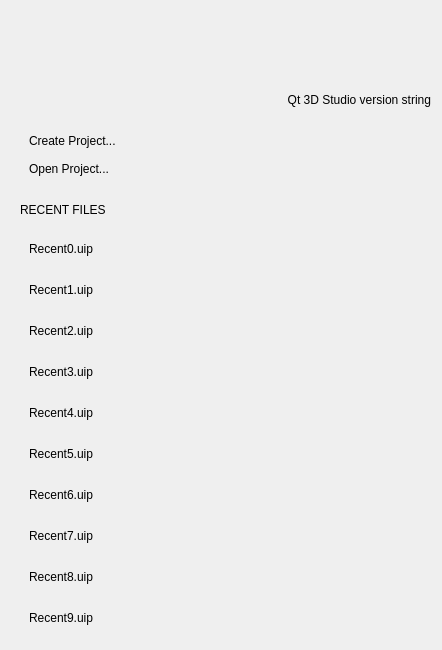
<?xml version="1.0" encoding="UTF-8"?>
<ui version="4.0">
 <class>StartupDlg</class>
 <widget class="QDialog" name="StartupDlg">
  <property name="geometry">
   <rect>
    <x>0</x>
    <y>0</y>
    <width>442</width>
    <height>650</height>
   </rect>
  </property>
  <property name="focusPolicy">
   <enum>Qt::NoFocus</enum>
  </property>
  <layout class="QVBoxLayout" name="verticalLayout">
   <property name="leftMargin">
    <number>20</number>
   </property>
   <property name="topMargin">
    <number>0</number>
   </property>
   <property name="rightMargin">
    <number>0</number>
   </property>
   <property name="bottomMargin">
    <number>0</number>
   </property>
   <item>
    <spacer name="verticalSpacer_4">
     <property name="orientation">
      <enum>Qt::Vertical</enum>
     </property>
     <property name="sizeType">
      <enum>QSizePolicy::Fixed</enum>
     </property>
     <property name="sizeHint" stdset="0">
      <size>
       <width>20</width>
       <height>90</height>
      </size>
     </property>
    </spacer>
   </item>
   <item>
    <widget class="QWidget" name="widget" native="true">
     <property name="sizePolicy">
      <sizepolicy hsizetype="Preferred" vsizetype="Fixed">
       <horstretch>0</horstretch>
       <verstretch>0</verstretch>
      </sizepolicy>
     </property>
     <layout class="QHBoxLayout" name="horizontalLayout">
      <property name="leftMargin">
       <number>0</number>
      </property>
      <property name="topMargin">
       <number>0</number>
      </property>
      <property name="rightMargin">
       <number>0</number>
      </property>
      <property name="bottomMargin">
       <number>0</number>
      </property>
      <item>
       <spacer name="horizontalSpacer_2">
        <property name="orientation">
         <enum>Qt::Horizontal</enum>
        </property>
        <property name="sizeHint" stdset="0">
         <size>
          <width>40</width>
          <height>20</height>
         </size>
        </property>
       </spacer>
      </item>
      <item>
       <widget class="QLabel" name="versionStr">
        <property name="sizePolicy">
         <sizepolicy hsizetype="Fixed" vsizetype="Preferred">
          <horstretch>0</horstretch>
          <verstretch>0</verstretch>
         </sizepolicy>
        </property>
        <property name="text">
         <string>Qt 3D Studio version string</string>
        </property>
        <property name="alignment">
         <set>Qt::AlignRight|Qt::AlignTrailing|Qt::AlignVCenter</set>
        </property>
       </widget>
      </item>
      <item>
       <spacer name="horizontalSpacer">
        <property name="orientation">
         <enum>Qt::Horizontal</enum>
        </property>
        <property name="sizeType">
         <enum>QSizePolicy::Fixed</enum>
        </property>
        <property name="sizeHint" stdset="0">
         <size>
          <width>11</width>
          <height>20</height>
         </size>
        </property>
       </spacer>
      </item>
     </layout>
    </widget>
   </item>
   <item>
    <spacer name="verticalSpacer_3">
     <property name="orientation">
      <enum>Qt::Vertical</enum>
     </property>
     <property name="sizeType">
      <enum>QSizePolicy::Fixed</enum>
     </property>
     <property name="sizeHint" stdset="0">
      <size>
       <width>20</width>
       <height>9</height>
      </size>
     </property>
    </spacer>
   </item>
   <item>
    <widget class="QWidget" name="widget_2" native="true">
     <property name="sizePolicy">
      <sizepolicy hsizetype="Preferred" vsizetype="Fixed">
       <horstretch>0</horstretch>
       <verstretch>0</verstretch>
      </sizepolicy>
     </property>
     <layout class="QVBoxLayout" name="verticalLayout_2">
      <property name="spacing">
       <number>14</number>
      </property>
      <item>
       <widget class="ClickableLabel" name="newDocument">
        <property name="sizePolicy">
         <sizepolicy hsizetype="Preferred" vsizetype="Fixed">
          <horstretch>0</horstretch>
          <verstretch>0</verstretch>
         </sizepolicy>
        </property>
        <property name="text">
         <string>Create Project...</string>
        </property>
        <property name="alignment">
         <set>Qt::AlignLeading|Qt::AlignLeft|Qt::AlignVCenter</set>
        </property>
        <property name="docIndex" stdset="0">
         <number>0</number>
        </property>
       </widget>
      </item>
      <item>
       <widget class="ClickableLabel" name="openDocument">
        <property name="sizePolicy">
         <sizepolicy hsizetype="Preferred" vsizetype="Fixed">
          <horstretch>0</horstretch>
          <verstretch>0</verstretch>
         </sizepolicy>
        </property>
        <property name="text">
         <string>Open Project...</string>
        </property>
        <property name="alignment">
         <set>Qt::AlignLeading|Qt::AlignLeft|Qt::AlignVCenter</set>
        </property>
        <property name="docIndex" stdset="0">
         <number>0</number>
        </property>
       </widget>
      </item>
     </layout>
    </widget>
   </item>
   <item>
    <spacer name="verticalSpacer_5">
     <property name="orientation">
      <enum>Qt::Vertical</enum>
     </property>
     <property name="sizeType">
      <enum>QSizePolicy::Fixed</enum>
     </property>
     <property name="sizeHint" stdset="0">
      <size>
       <width>20</width>
       <height>0</height>
      </size>
     </property>
    </spacer>
   </item>
   <item>
    <spacer name="verticalSpacer">
     <property name="orientation">
      <enum>Qt::Vertical</enum>
     </property>
     <property name="sizeType">
      <enum>QSizePolicy::Fixed</enum>
     </property>
     <property name="sizeHint" stdset="0">
      <size>
       <width>20</width>
       <height>12</height>
      </size>
     </property>
    </spacer>
   </item>
   <item>
    <widget class="QLabel" name="recentDocLabel">
     <property name="sizePolicy">
      <sizepolicy hsizetype="Preferred" vsizetype="Fixed">
       <horstretch>0</horstretch>
       <verstretch>0</verstretch>
      </sizepolicy>
     </property>
     <property name="text">
      <string>RECENT FILES</string>
     </property>
     <property name="alignment">
      <set>Qt::AlignLeading|Qt::AlignLeft|Qt::AlignVCenter</set>
     </property>
     <property name="wordWrap">
      <bool>true</bool>
     </property>
    </widget>
   </item>
   <item>
    <spacer name="verticalSpacer_2">
     <property name="orientation">
      <enum>Qt::Vertical</enum>
     </property>
     <property name="sizeType">
      <enum>QSizePolicy::Fixed</enum>
     </property>
     <property name="sizeHint" stdset="0">
      <size>
       <width>20</width>
       <height>8</height>
      </size>
     </property>
    </spacer>
   </item>
   <item>
    <layout class="QVBoxLayout" name="recentList">
     <property name="leftMargin">
      <number>9</number>
     </property>
     <property name="bottomMargin">
      <number>15</number>
     </property>
     <item>
      <widget class="ClickableLabel" name="recent0">
       <property name="text">
        <string>Recent0.uip</string>
       </property>
       <property name="alignment">
        <set>Qt::AlignLeading|Qt::AlignLeft|Qt::AlignVCenter</set>
       </property>
       <property name="docIndex" stdset="0">
        <number>0</number>
       </property>
      </widget>
     </item>
     <item>
      <widget class="ClickableLabel" name="recent1">
       <property name="text">
        <string>Recent1.uip</string>
       </property>
       <property name="alignment">
        <set>Qt::AlignLeading|Qt::AlignLeft|Qt::AlignVCenter</set>
       </property>
       <property name="docIndex" stdset="0">
        <number>1</number>
       </property>
      </widget>
     </item>
     <item>
      <widget class="ClickableLabel" name="recent2">
       <property name="text">
        <string>Recent2.uip</string>
       </property>
       <property name="alignment">
        <set>Qt::AlignLeading|Qt::AlignLeft|Qt::AlignVCenter</set>
       </property>
       <property name="docIndex" stdset="0">
        <number>2</number>
       </property>
      </widget>
     </item>
     <item>
      <widget class="ClickableLabel" name="recent3">
       <property name="text">
        <string>Recent3.uip</string>
       </property>
       <property name="alignment">
        <set>Qt::AlignLeading|Qt::AlignLeft|Qt::AlignVCenter</set>
       </property>
       <property name="docIndex" stdset="0">
        <number>3</number>
       </property>
      </widget>
     </item>
     <item>
      <widget class="ClickableLabel" name="recent4">
       <property name="text">
        <string>Recent4.uip</string>
       </property>
       <property name="alignment">
        <set>Qt::AlignLeading|Qt::AlignLeft|Qt::AlignVCenter</set>
       </property>
       <property name="docIndex" stdset="0">
        <number>4</number>
       </property>
      </widget>
     </item>
     <item>
      <widget class="ClickableLabel" name="recent5">
       <property name="text">
        <string>Recent5.uip</string>
       </property>
       <property name="alignment">
        <set>Qt::AlignLeading|Qt::AlignLeft|Qt::AlignVCenter</set>
       </property>
       <property name="docIndex" stdset="0">
        <number>5</number>
       </property>
      </widget>
     </item>
     <item>
      <widget class="ClickableLabel" name="recent6">
       <property name="text">
        <string>Recent6.uip</string>
       </property>
       <property name="alignment">
        <set>Qt::AlignLeading|Qt::AlignLeft|Qt::AlignVCenter</set>
       </property>
       <property name="docIndex" stdset="0">
        <number>6</number>
       </property>
      </widget>
     </item>
     <item>
      <widget class="ClickableLabel" name="recent7">
       <property name="text">
        <string>Recent7.uip</string>
       </property>
       <property name="alignment">
        <set>Qt::AlignLeading|Qt::AlignLeft|Qt::AlignVCenter</set>
       </property>
       <property name="docIndex" stdset="0">
        <number>7</number>
       </property>
      </widget>
     </item>
     <item>
      <widget class="ClickableLabel" name="recent8">
       <property name="text">
        <string>Recent8.uip</string>
       </property>
       <property name="alignment">
        <set>Qt::AlignLeading|Qt::AlignLeft|Qt::AlignVCenter</set>
       </property>
       <property name="docIndex" stdset="0">
        <number>8</number>
       </property>
      </widget>
     </item>
     <item>
      <widget class="ClickableLabel" name="recent9">
       <property name="text">
        <string>Recent9.uip</string>
       </property>
       <property name="alignment">
        <set>Qt::AlignLeading|Qt::AlignLeft|Qt::AlignVCenter</set>
       </property>
       <property name="docIndex" stdset="0">
        <number>9</number>
       </property>
      </widget>
     </item>
    </layout>
   </item>
  </layout>
 </widget>
 <customwidgets>
  <customwidget>
   <class>ClickableLabel</class>
   <extends>QLabel</extends>
   <header>ClickableLabel.h</header>
  </customwidget>
 </customwidgets>
 <resources/>
 <connections/>
</ui>
